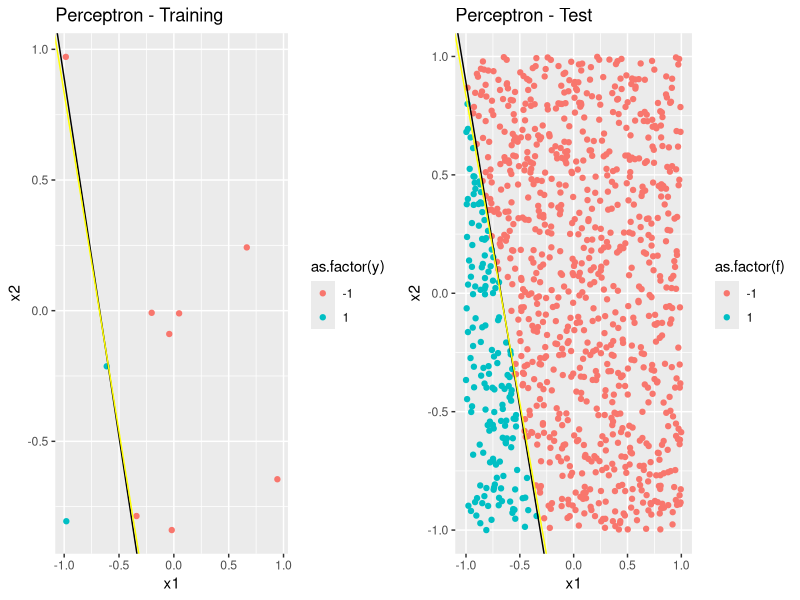

Recreate this plot in R. (Note: a time limit stopped this script after it produced the figure.)
############### LINEAR CLASSIFICATION:  THE PERCEPTRON (POCKET) LEARNING ALGORITHM ###############
#
# The Perceptron is a learning algorithm for supervised classification on linearly separable data.  The algorithm
# is implemented as follows:
#
# Given training data, (x1, y1), (x2, y2), ... , (xn, yn);
# Initialize a weight vector, w, of all zeroes.  
# Use this initial hypothesis to classify the data as follows:
#
# h(x) = y_model = sign(t(w) * x)
#
# Randomly pick a misclassified point; sign(t(w) * xn) != yn
# Take the product of xn and yn and use it to update the weight vector
# 
# w = w + xn * yn
#
# Use the updated hypothesis to classify the data; if any points are still misclassified, choose one at random
# and repeat the algorithm until all points are classified correctly.
#
# The Perceptron learning algorithm can be modified to accomodate non-linearly separable data by keeping track
# of the weight vector that produced the best in-sample error and using it as the final set of weights after
# terminating the algorithm at a designated iteration.  This version of PLA is referred to as the Pocket algorithm.
#
# This simulation implements and examines supervised classification via the Perceptron (pocket) learning algorithm.  
# A target function f and a dataset D in d = 2 are created.  X = [-1, 1] x [-1, 1] with uniform probability of picking 
# each x in X.  Each run chooses a random line in the plane as the target function by taking the line passing through 
# two random, uniformly distributed points in [-1, 1] x [-1, 1], where one side of the line maps to +1 and the other 
# maps to -1. The inputs, x_n, of the data set are chosen as random points (uniformly in X), and the target function is 
# evaluated on each x_n to get the corresponding output, y_n. PLA is then be used to learn from this data and 
# the final hypothesis is tested against an independently generated data set.  


## Generates the input data and, if specified, a target function
data.generate <- function(N = 10, limits = c(-1, 1), generateTarget = FALSE){ 
  # generate the points
  x1 <- runif(N, limits[1], limits[2])
  x2 <- runif(N, limits[1], limits[2])
  if (!generateTarget)
    return(data.frame(x1, x2))
  
  # draw a random line in the area (target function)
  point <- runif(2, limits[1], limits[2])
  point2 <- runif(2, limits[1], limits[2])
  slope <- (point2[2] - point[2]) / (point2[1] - point[1])
  intercept <- point[2] - slope * point[1]
  
  # set up a factor for point classification
  y <- as.numeric(x1 * slope + intercept > x2) * 2 - 1
  
  data <- data.frame(x1,x2,y) # put the training set together
  
  return(list(data = data, slope = slope, intercept = intercept)) # return the values in a list
}  


## Uses the perceptron(pocket) learning algorithm to approximate target functions on simulated data
## Returns a list containing the number of iterations taken by PLA and the out-of-sample error averaged across numTrials
## Plots the target function and final hypothesis of the last trial against training data and against test data
PLA.simulate <- function(N_train = 10, N_test = 1000, numTrials = 1000, maxIterations = Inf, simulation = data.generate) {
  iterations <- numeric(numTrials)    # initialize the iteration and misclassification probability vectors
  E_out <- numeric(numTrials)
  
  # number of times to repeat the experiment is specified by numTrials
  
  for (i in 1:numTrials){
    generated <- simulation(N = N_train, generateTarget = TRUE) # generate points and target function
    input <- as.matrix(cbind(1, generated$data[c(1,2)])) # create the input matrix
    
    w <- c(0,0,0)  # initializing the weight vector
    
    #res <- apply(input,1,function(x) t(w)%*%x)  # multiply transpose of w with each row of input matrix to get initial hypothesis
    res <- as.vector(input %*% w) # equivalent operation
    
    best <- list(sum(sign(res) != generated$data$y)/length(res), w)  # initialize list to keep track of the best in-sample error achieved so far and the weight vector that produced it
    
    k <- 0  # initializing iteration counter
    
    while (any(sign(res) != generated$data$y) && k < maxIterations) # as long as any of the elements of res do not match the true output, y, and the iterations threshold has not been reached
                                                                    # the PLA algorithm continues to iterate  
    {                                           
      misclassified <- which(sign(res) != generated$data$y)  # get the indices of the points for which hypothesis is wrong
      ifelse (length(misclassified) == 1, n <- misclassified, n <- sample(misclassified,1))  # randomly choose one of these points
      w <- w + generated$data$y[n]*input[n, ]                # update the weights
      res <- apply(input, 1, function(x) t(w)%*%x)           # use new weights to update the hypothesis function
      e_in <- sum(sign(res) != generated$data$y)/length(res) # calculate in-sample error
      if (e_in < best[[1]]) {
        best <- list(e_in, w) # if a the current weight vector is better than the previous best, store it
      }
      k <- k+1          # increment iteration count
    }
    
    w <- best[[2]]      # select the best weight vector discovered by the algorithm
    
    iterations[i] <- k  # store the number of iterations needed in this run
    
    new.data <- simulation(N_test)  # generating the test points in order to examine out-of-sample performance
    f <- as.numeric(new.data$x1 * generated$slope + generated$intercept > new.data$x2) * 2 - 1  # classify points according to the target function f
    g <- sign(w%*%t(cbind(1, new.data)))    # classify points according to the hypothesized function g, using the 

    E_out[i] <- sum(f != g)/N_test  # store the misclassification error from this run
  }
  
  # Plot the points and f and g functions from the last iteration (purely illustrative purposes)
  
  library(ggplot2)
  library(gridExtra)

  plot1 <- qplot(x1,x2,col= as.factor(y), data = generated$data, main = 'Perceptron - Training') + geom_abline(intercept = generated$intercept, slope = generated$slope) +
    geom_abline(intercept = -w[1]/w[3], slope = -w[2]/w[3], col='yellow')
  plot2 <- qplot(x1,x2,col= as.factor(f), data = new.data, main = 'Perceptron - Test') + geom_abline(data = generated$data, intercept = generated$intercept, slope = generated$slope) +
    geom_abline(intercept = -w[1]/w[3], slope = -w[2]/w[3], col='yellow')
  grid.arrange(plot1, plot2, ncol = 2)
  
  # final results: average number of iterations and estimated misclassification probabilities
  list(num_iterations = mean(iterations), E_out = mean(E_out)) 
}

set.seed(10111)
PLA.simulate(10)  # Problems 7 & 8

PLA.simulate(100) # Problems 9 & 10
